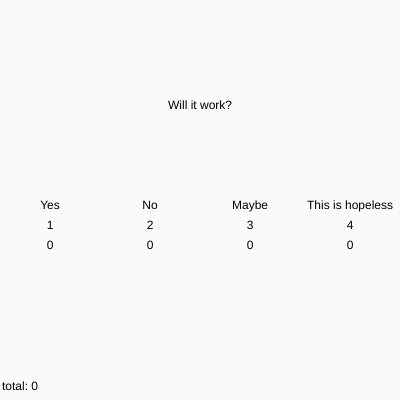
Frame 1 (no input)
Frame 60 (no input): identical to frame 1, image omitted
Frame 120 (the mouse pressed at the canvas centre since frame 60): identical to frame 1, image omitted

The p5.js sketch that drew this single still picture (run headless with seeded random() and noise() and a simulated clock; from frame 60 on, the mouse is pressed at the canvas centre):

// p5.js sketch
// ── sketch.js
var questions = "Will it work?";

var choices = {
  "Yes": 0,
  "No": 0,
  "Maybe": 0,
  "This is hopeless": 0
};

var currentAnswer = 0;

var textArea = 100;

var totalCounter = 0;

function setup() {
  createCanvas(400, 400);
  noStroke();

}

function draw() {
  background(250);
  fill("black");
  textAlign(CENTER);
  text(questions, 0, 100, width, 100);

  var choiceCounter = 0;
  totalCounter = 0;

  for (var keys in choices) {

    fill("black");
    textAlign(CENTER);
    text(keys, choiceCounter * textArea, height / 2, textArea, textArea);
    text(choiceCounter + 1, choiceCounter * textArea, height / 2 + 20, textArea, textArea);
    text(choices[keys], choiceCounter * textArea, height / 2 + 40, textArea, textArea);

    choiceCounter++;

    totalCounter += choices[keys];

  }

  choiceCounter = 0;
  for (var keys in choices) {
    var rectHeight = map(choices[keys], 0, totalCounter, 0, height);
    fill(150, 150);
    rect((choiceCounter * 100) + 20, height - rectHeight, 50, height);
    choiceCounter++;
  }
  
  fill(0);
  var totalMessage = "total: " + totalCounter;
  text(totalMessage, 20, height - 10);

}

function keyPressed() {
  //console.log(keyCode);

  //49 == 1, 50 == 2, 51 == 3, 52 == 4
  if (keyCode == 49) {
    choices["Yes"]++;
  } else if (keyCode == 50) {
    choices["No"]++;
  } else if (keyCode == 51) {
    choices["Maybe"]++;
  } else if (keyCode == 52) {
    choices["This is hopeless"]++;
  }




}
